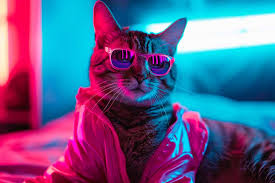
#> input picture LAB-EXP-11/images/1.jpg, 275 x 183 px, found by its file name
$ jupyter execute x.ipynb
#> lines starting #> are read from the running program, lines starting #| are printed output that depends on the picture
[cell 1]
import cv2
import numpy as np

[cell 2]
img = cv2.imread(r'D:\IPCV\LAB-EXP-11\images\1.jpg',0)
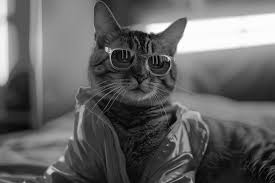
#> img: shape (183, 275); min 0, max 255, mean 99.4

[cell 3]
edges = cv2.Canny(img,100,200)
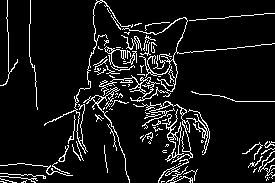
#> edges: shape (183, 275); 8.6% white in thin lines or dots

[cell 4]
cv2.imwrite(r'D:\IPCV\LAB-EXP-11\images\edges.jpg', edges)
#> Out = True
